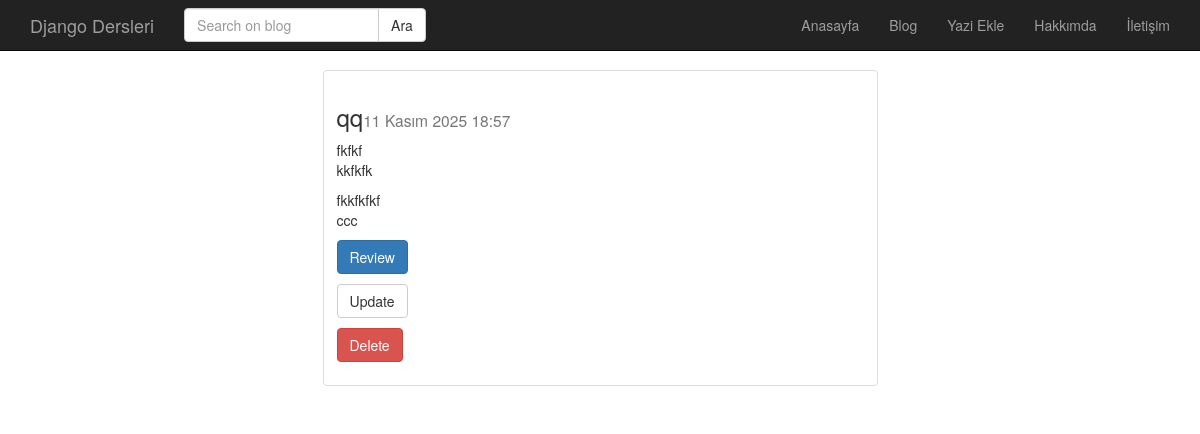
Page /post/6/ on the committed database.
### post/models.py (models this page shows, shortened)
class Post(models.Model):
    baslik = models.CharField(max_length=120, verbose_name='Title')
    metin = models.TextField(verbose_name='Content')
    yayimlanma_tarihi = models.DateTimeField(verbose_name='Published Date', auto_now_add=True)
    def get_absolute_url(self):
        return reverse('post:detail', kwargs={"id" : self.id})
    def get_update_url(self):
        return reverse('post:update', kwargs={"id" : self.id})
    def get_delete_url(self):
        return reverse('post:delete', kwargs={"id" : self.id})

### post/views.py (the view)
# urls.py: path('<int:id>/', post_detail, name='detail'),
def post_detail(request, id):
    post = get_object_or_404(Post, id=id)
    context = {
        'post' : post
    }
    return render(request, 'post/detail.html', context)

### templates/post/detail.html
{% extends 'base.html' %}
{% block body %}
        <div class="container">
        <div class="row" >
            <div class="col-md-6 col-md-offset-3" >
                <div class="thumbnail">
                    <div class="caption">
                        <h3>{{post.baslik}}<small>{{post.yayimlanma_tarihi}}</small></h3>
                        <p>{{post.metin | linebreaks}}</p>
                        <p><a href="{{ post.get_absolute_url }}" class="btn btn-primary">Review</a></p>
                        <p><a href="{{ post.get_update_url }}" class="btn btn-default">Update</a></p>
                        <p><a href="{{ post.get_delete_url }}" class="btn btn-danger">Delete</a></p>
                    </div>
                </div>
            </div>
            </div>
        </div>
{% endblock %}

### static/css/style.css (style rules this page uses)
body { padding-top: 70px; }

### rows in the picture
Post: baslik "qq", yayimlanma_tarihi "11 Kasım 2025 18:57", metin "fkfkf kkfkfk fkkfkfkf ccc"
